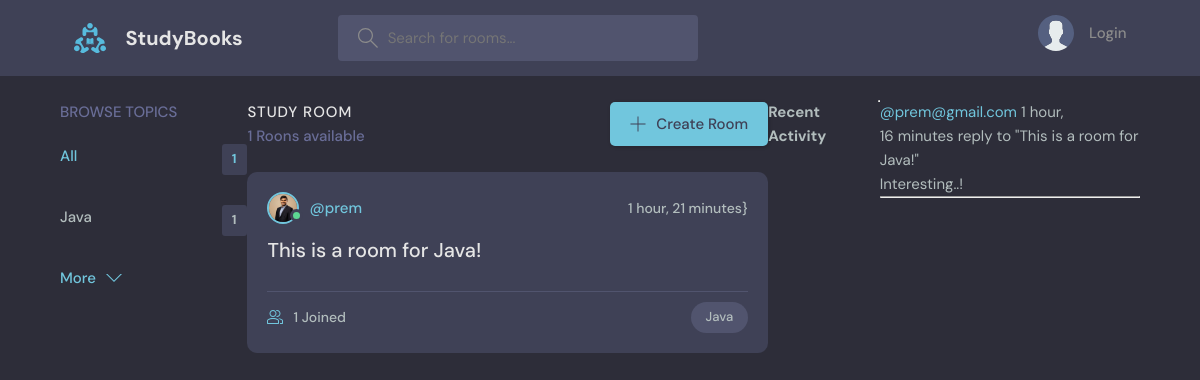
The page / on the database its author committed.
### base/models.py (models this page shows, shortened)
class Topic(models.Model):
    name = models.CharField(max_length=200)

class Room(models.Model):
    host = models.ForeignKey(User, on_delete=models.SET_NULL, null=True)
    topic = models.ForeignKey(Topic, on_delete=models.SET_NULL, null=True)
    name = models.CharField(max_length=200)
    description = models.TextField(null=True, blank=True)
    participants = models.ManyToManyField(User, related_name='participants', blank=True)
    updated = models.DateTimeField(auto_now=True)
    created = models.DateTimeField(auto_now_add=True)
    class Meta:
        ordering = ['-updated', '-created']
    def __str__(self):
        return self.name

class User(AbstractUser):
    name = models.CharField(max_length=200, null=True)
    email = models.EmailField(unique=True, null=True)
    bio = models.TimeField(null=True)
    avatar = models.ImageField(null=True, default="avatar.svg")
    USERNAME_FIELD = 'email'
    REQUIRED_FIELDS = []

class Message(models.Model):
    user = models.ForeignKey(User, on_delete=models.CASCADE)
    room = models.ForeignKey(Room, on_delete=models.CASCADE)
    body = models.TextField()
    updated = models.DateTimeField(auto_now=True)
    created = models.DateTimeField(auto_now_add=True)
    class Meta:
            ordering = ['-updated', '-created']
    def __str__(self):
        return self.body[0:50]

### base/views.py (the view)
# urls.py: path('', views.home, name = "home"),
def home(request):
    q = request.GET.get('q') if request.GET.get('q') != None else ''
    rooms = Room.objects.filter(
                                Q(topic__name__icontains=q)
                                &
                                Q(name__icontains=q)
                                &
                                Q(description__icontains=q)
                                )
    topics = Topic.objects.all()[0:5]
    room_messages = Message.objects.filter(
        Q(room__topic__name__icontains=q)
    )
    room_count = rooms.count()
    context = {'rooms' : rooms, 'topics' : topics, 'room_count': room_count, 'room_messages': room_messages}
    return render(request, "base/home.html", context)

### base/templates/base/home.html (shortened to what this page needs)
{% extends 'main.html' %}
{% block content %}
    <main class="layout layout--3">
      <div class="container">
        {% include 'base/topics_component.html' %}
        <div class="roomList">
          <div class="roomList__header">
            <div>
              <h2>Study Room</h2>
              <p>{{room_count}} Roons available</p>
            </div>
            <a class="btn btn--main" href="{% url 'create-room' %}">
              <svg version="1.1" xmlns="http://www.w3.org/2000/svg" width="32" height="32" viewBox="0 0 32 32">
                <title>add</title>
                <path
                  d="M16.943 0.943h-1.885v14.115h-14.115v1.885h14.115v14.115h1.885v-14.115h14.115v-1.885h-14.115v-14.115z"
                ></path>
              </svg>
              Create Room
            </a>
          </div>
          {% include 'base/feed_component.html' %}
        </div>
        {% include 'base/activity_component.html' %}
      </div>
    </main>
{% endblock content %}

### base/templates/base/topics_component.html
<div class="topics">
    <div class="topics__header">
      <h2>Browse Topics</h2>
    </div>
    <ul class="topics__list">
      <li>
        <a href="{% url 'home' %}" class="active">All <span>{{topics.count}}</span></a>
      </li>
      {% for topic in topics %}
      <li>
        <a href="{% url 'home' %}?q={{topic.name}}">{{topic.name}} <span>{{topic.room_set.all.count}}</span></a>
      </li>
      {% endfor %}
    </ul>
    <a class="btn btn--link" href="{% url 'topics' %}">
      More
      <svg version="1.1" xmlns="http://www.w3.org/2000/svg" width="32" height="32" viewBox="0 0 32 32">
        <title>chevron-down</title>
        <path d="M16 21l-13-13h-3l16 16 16-16h-3l-13 13z"></path>
      </svg>
    </a>
  </div>

### base/templates/base/feed_component.html (shortened to what this page needs)
{% for room in rooms%}
<div class="roomListRoom">
    <div class="roomListRoom__header">
      <a href="{% url 'user-profile' room.host.id %}" class="roomListRoom__author">
        <div class="avatar avatar--small active">
          <img src="{{room.host.avatar.url}}" />
        </div>
        <span>@{{room.host.username}}</span>
      </a>
      <div class="roomListRoom__actions">
        <span>{{room.created|timesince}}}</span>
      </div>
    </div>
    <div class="roomListRoom__content">
      <a href="{% url 'room' room.id %}">{{room.name}}</a>
    </div>
    <div class="roomListRoom__meta">
      <a class="roomListRoom__joined">
        {{room.participants.all.count}} Joined
      </a>
      <p class="roomListRoom__topic">{{room.topic.name}}</p>
    </div>
  </div>
  {% endfor %}

### base/templates/base/activity_component.html (shortened to what this page needs)
    <h3>Recent Activity</h3>
        <hr>
        {% for message in room_messages %}
        <div>
            <small>
                <a href="{% url 'user-profile' message.user.id %}">
                    @{{message.user}}
                </a>
                 {{message.created|timesince}}
            </small>
            <small>reply to "{{message.room}}"</small>
            <p>{{message}}</p>
            <hr>
        </div>
        {% endfor %}

### static/styles/style.css (style rules this page uses)
:root { --color-main: #71c6dd; --color-main-light: #e1f6fb; --color-dark: #3f4156; --color-dark-medium: #51546e; --color-dark-light: #696d97; --color-light: #e5e5e5; --color-gray: #8b8b8b; --color-light-gray: #b2bdbd; --color-bg: #2d2d39; --color-success: #5dd693; --color-error: #fc4b0b; }
* { font-family: "DM Sans", -apple-system, BlinkMacSystemFont, "Segoe UI", Roboto, Oxygen, Ubuntu, Cantarell, "Open Sans", "Helvetica Neue", sans-serif; margin: 0; padding: 0; box-sizing: border-box; text-rendering: optimizeLegibility; font-size: inherit; }
html { font-size: 56.25%; }
@media only screen and (min-width: 1200px) { html { font-size: 62.5%; } }
body { line-height: 1.6; font-weight: 400; font-size: 1.5rem; color: var(--color-light-gray); background-color: var(--color-bg); min-height: 100vh; }
img { width: 100%; }
a { display: inline-block; color: var(--color-main); text-decoration: none; }
.container { max-width: 120rem; width: 90%; margin: auto; }
.btn { background-color: transparent; border: none; display: inline-flex; align-items: center; gap: 1rem; cursor: pointer; transition: all ease-in-out 0.3s; padding: 1rem 2rem; border-radius: 5px; box-shadow: 1px 1px 3px 1px rgba(0, 0, 0, 0.15); font-weight: 500; }
.btn--link { border-radius: 0; padding: 0; color: var(--color-main); box-shadow: none; }
.btn--main { background-color: var(--color-main); color: var(--color-dark); }
.btn > svg { fill: currentColor; width: 1.6rem; height: 1.6rem; }
.avatar { position: relative; display: inline-block; border-radius: 50%; border: 2px solid var(--color-main); }
.avatar img { display: block; border-radius: 50%; object-fit: cover; object-position: center; }
.avatar::after { content: ""; display: block; position: absolute; background-color: var(--color-gray); z-index: 111; border-radius: 50%; border: 0.3rem solid var(--color-dark); }
.avatar.active::after { background-color: var(--color-success); }
.avatar.avatar--small img { width: 2.8rem; height: 2.8rem; }
.avatar.avatar--small:after { width: 0.7rem; height: 0.7rem; bottom: 0px; right: -6px; }
.layout { margin-top: 2.4rem; }
.layout > .container { display: flex; justify-content: space-between; align-items: flex-start; }
.layout--3 > .container > div:first-child { flex-basis: 18%; max-width: 22.5rem; }
.layout--3 > .container > div:nth-child(2) { flex-basis: 50%; }
.layout--3 > .container > div:last-child { flex-basis: 25%; }
.topics__header { margin-bottom: 2rem; }
.topics__header h2 { text-transform: uppercase; font-weight: 500; color: var(--color-dark-light); }
.topics__list { list-style: none; }
.topics__list li a { display: flex; justify-content: space-between; margin-bottom: 3rem; font-weight: 500; color: var(--color-light-gray); transition: all 0.3s ease-in-out; }
.topics__list li a.active, .topics__list li a:hover { color: var(--color-main); }
.topics__list li a span { padding: 0.5rem 1rem; background-color: var(--color-dark); border-radius: 3px; font-size: 1.3rem; font-weight: 700; letter-spacing: 1px; }
.roomList__header { display: flex; justify-content: space-between; align-items: center; margin-bottom: 2.4rem; }
.roomList__header h2 { text-transform: uppercase; font-weight: 500; color: var(--color-light); letter-spacing: 1px; }
.roomList__header p { font-weight: 500; color: var(--color-dark-light); }
.roomListRoom { margin-bottom: 2.4rem; background-color: var(--color-dark); border-radius: 1rem; padding: 2rem; }
.roomListRoom__header { display: flex; justify-content: space-between; align-items: center; }
.roomListRoom__author { font-weight: 500; display: flex; align-items: center; gap: 1rem; }
.roomListRoom__actions { display: flex; align-items: flex-start; gap: 1rem; position: relative; }
.roomListRoom__actions span { font-size: 1.4rem; font-weight: 500; }
.roomListRoom__content { margin: 1rem 0; }
.roomListRoom__content a { font-size: 2rem; font-weight: 500; margin-bottom: 1.5rem; color: var(--color-light); transition: all 0.3s ease-in-out; }
.roomListRoom__meta { border-top: 1px solid var(--color-dark-medium); padding-top: 1rem; display: flex; align-items: center; justify-content: space-between; }
.roomListRoom__joined { color: var(--color-light-gray); display: flex; align-items: center; gap: 1rem; font-size: 1.4rem; font-weight: 500; }
.roomListRoom__joined svg { fill: var(--color-main); width: 1.6rem; height: 1.6rem; }
.roomListRoom__topic { padding: 5px 1.5rem; background-color: var(--color-dark-medium); border-radius: 5rem; font-weight: 500; font-size: 1.3rem; }

### rows shown on the page
Topic: name "Java", room_set.all.count "1"
Room: host.avatar (placeholder picture), host.username "prem", created "1 hour, 21 minutes", name "This is a room for Java!", participants.all.count "1", topic.name "Java"
Message: user "prem@gmail.com", created "1 hour, 16 minutes", room "This is a room for Java!", body "Interesting..!"

### other values the page prints
{{ topics.count }} "1"
{{ room_count }} "1"
